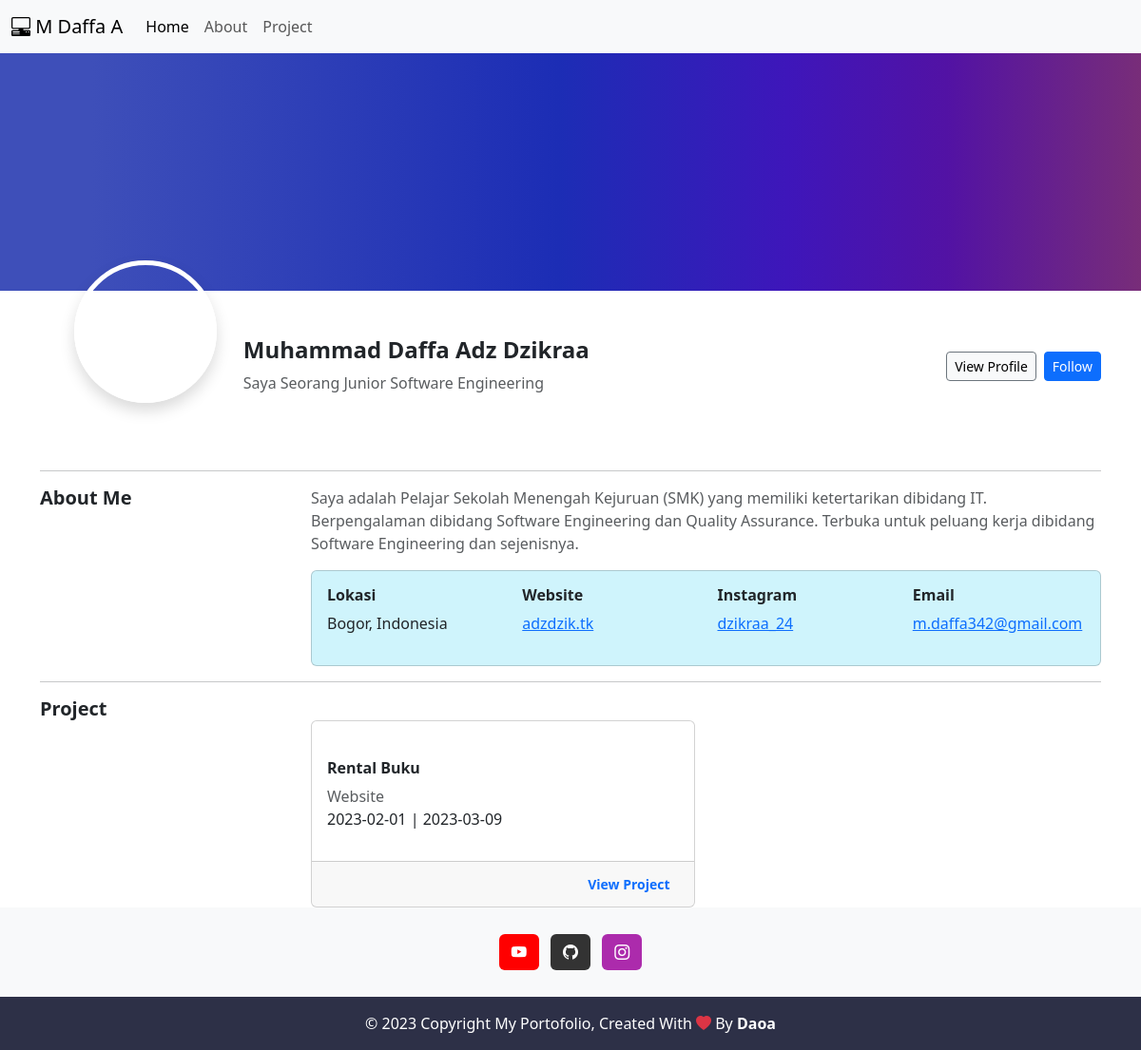
Before: / with the older database file.
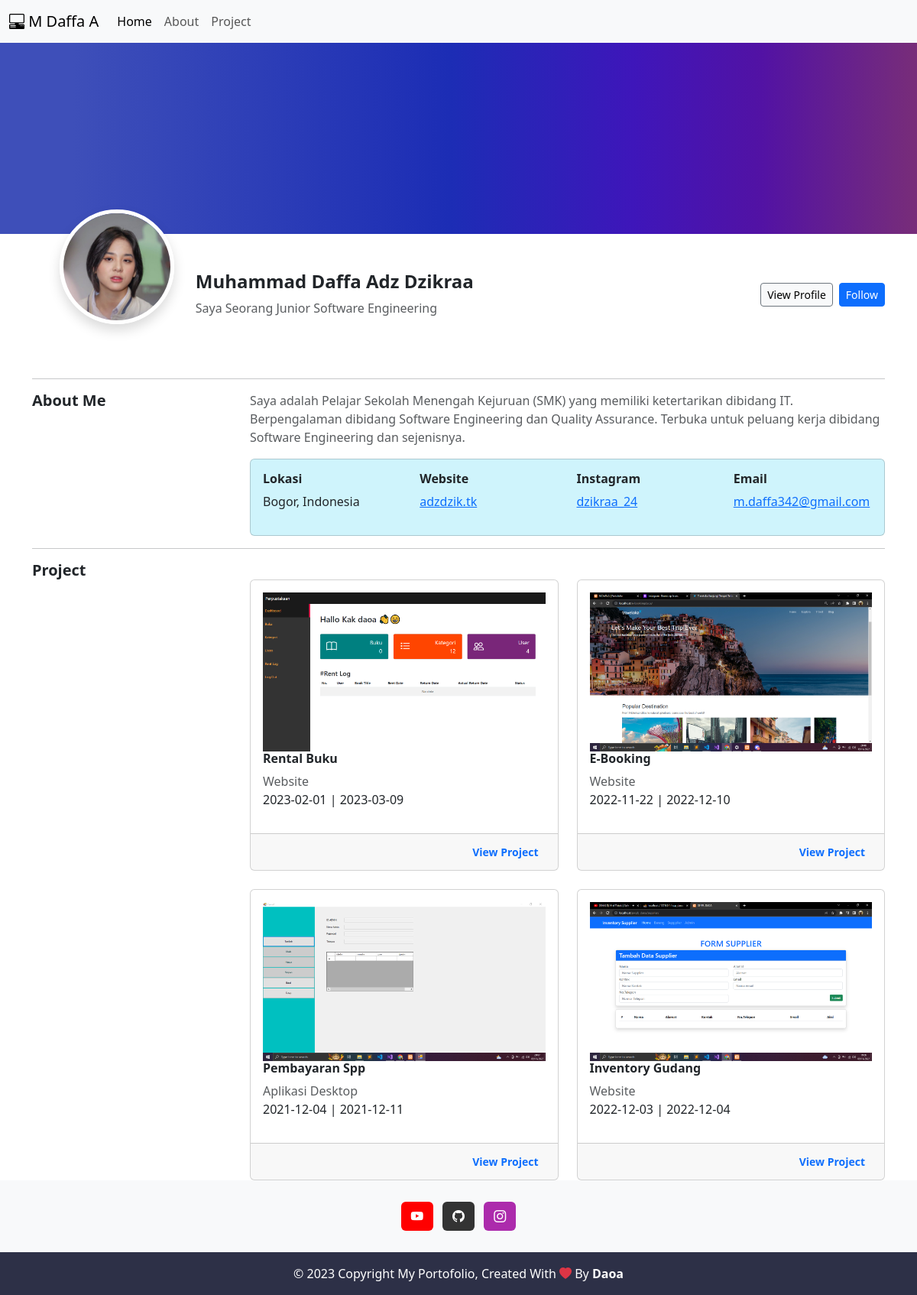
After: the same page with the newer database file.
### tables this page shows
CREATE TABLE `author_detail` (
  `author_detail_id` int(11) NOT NULL,
  `author_id` int(11) NOT NULL,
  `short_description` varchar(255) NOT NULL,
  `about` varchar(255) NOT NULL,
  `location` varchar(50) NOT NULL,
  `website_url` varchar(100) NOT NULL,
  `website_domain` varchar(100) NOT NULL,
  `instagram_url` varchar(100) NOT NULL,
  `instagram_id` varchar(100) NOT NULL,
  `email_url` varchar(100) NOT NULL,
  `email_address` varchar(100) NOT NULL
);

CREATE TABLE `author` (
  `author_id` int(11) NOT NULL,
  `name` varchar(100) NOT NULL,
  `username` varchar(20) NOT NULL,
  `password` varchar(50) NOT NULL,
  `photo` varchar(100) NOT NULL
);

CREATE TABLE `project` (
  `project_id` int(11) NOT NULL,
  `name` varchar(100) NOT NULL,
  `description` varchar(100) NOT NULL,
  `category` varchar(20) NOT NULL,
  `start_date` date NOT NULL,
  `finish_date` date NOT NULL,
  `thumbnail` varchar(255) NOT NULL
);

### index.php (the view, shortened to what this page needs)
<?php
require "db.php";
$isi = $conn->query("SELECT * FROM author JOIN author_detail ON author.author_id = author_detail.author_id WHERE author.author_id = '1'")->fetch_assoc();
$show = $conn->query("SELECT * FROM author ORDER BY author_id DESC LIMIT 1")->fetch_assoc();
$tampil = $conn->query("SELECT * FROM project");
?>
<!doctype html>
<html lang="en">
<head>
    <link href="assets/bootstrap/css/bootstrap.min.css" rel="stylesheet">
    <link rel="stylesheet" href="https://cdn.jsdelivr.net/npm/bootstrap-icons@1.10.5/font/bootstrap-icons.css">
    <link rel="stylesheet" href="style.css">
</head>
<body>
    <nav class="navbar navbar-expand-lg bg-body-tertiary">
        <div class="container-fluid">
            <a class="navbar-brand" href="#"><i class="bi bi-pc-display-horizontal"></i> M Daffa A</a>
            <div class="collapse navbar-collapse" id="navbarNav">
                <ul class="navbar-nav">
                    <li class="nav-item">
                        <a class="nav-link active" aria-current="page" href="#home">Home</a>
                    </li>
                    <li class="nav-item">
                        <a class="nav-link" href="#about-me">About</a>
                    </li>
                    <li class="nav-item">
                        <a class="nav-link" href="#project">Project</a>
                    </li>
                </ul>
            </div>
        </div>
    </nav>
    <div class="banner-gradient"></div>
    <div class="container">
        <section id="profile" class="position-relative pt-3 pt-lg-0 pb-5">
            <div class="row">
                <div class="col-md-9">
                    <div class="row gy-4">
                        <div class="col-md-3 d-flex justify-content-center">
                            <div class="profile-img rounded-circle overflow-hidden border border-5 border-white shadow" style="width: 150px; height: 150px;">
                                <img class="w-100" src="assets/<?= $show['photo'] ?>" alt="">
                            </div>
                        </div>
                        <div class="col-md-9">
                            <div class="author-detail mt-md-5 ">
                                <h4 class="name fw-bold "><?= $isi['name'] ?></h4>
                                <p class="about text-muted"><?= $isi['short_description'] ?></p>
                            </div>
                        </div>
                    </div>
                </div>
                <div class="col-md-3">
                    <div class="d-flex justify-content-md-end mt-md-5 pt-md-3">
                        <button class="btn btn-sm btn-light border-secondary me-2">View Profile</button>
                        <button class="btn btn-sm btn-primary ">
                            <a class="text-decoration-none text-white" href="https://www.instagram.com/dzikraa_24">Follow</a>
                        </button>
                    </div>
                </div>
            </div>
        </section>
        <hr>
        <section id="about-me">
            <div class="row">
                <div class="col-md-3">
                    <h5 class="fw-bold">About Me</h5>
                </div>
                <div class="col-md-9">
                    <p class="text-muted">
                        <?= $isi['about'] ?>
                    </p>
                    <div class="card bg-info-subtle">
                        <div class="card-body">
                            <div class="row">
                                <div class="col-md-3">
                                    <h6 class="fw-bold">Lokasi</h6>
                                    <p href=""><?= $isi['location'] ?></p>
                                </div>
                                <div class="col-md-3">
                                    <h6 class="fw-bold">Website</h6>
                                    <a href="<?= $isi['website_url'] ?>"><?= $isi['website_domain'] ?></a>
                                </div>
                                <div class="col-md-3">
                                    <h6 class="fw-bold">Instagram</h6>
                                    <a href="<?= $isi['instagram_url'] ?>"><?= $isi['instagram_id'] ?></a>
                                </div>
                                <div class="col-md-3">
                                    <h6 class="fw-bold">Email</h6>
                                    <a href="<?= $isi['email_url'] ?>"><?= $isi['email_address'] ?></a>
                                </div>
                            </div>
                        </div>
                    </div>
                </div>
            </div>
        </section>
        <hr>
        <section id="project">
            <div class="row">
                <div class="col-md-3">
                    <h5 class="fw-bold">Project</h5>
                </div>
                <div class="col-md-9">
                    <div class="row">
                        <?php foreach ($tampil as $show) { ?>
                            <div class="col-md-6 mt-4">
                                <div class="card">
                                    <div class="card-body">
                                        <div class="header pb-3">
                                            <img class="w-100" src="assets/<?= $show['thumbnail'] ?>" alt="">
                                            <h6 class="fw-bold"><?= $show['name'] ?></h6>
                                            <span class="text-muted"><?= $show['category'] ?></span><br>
                                            <span><?= $show['start_date'] . " | " . $show['finish_date']  ?></span>
                                        </div>
                                    </div>
                                    <div class="card-footer">
                                        <div class="text-end">
                                            <button class="btn btn-sm text-primary fw-bold">
                                                View Project
                                            </button>
                                        </div>
                                    </div>
                                </div>
                            </div>
                        <?php } ?><br>
                    </div>
                </div>
            </div>
        </section>
    </div>
    <footer class="bg-light text-center text-white">
        <div class="container p-4 pb-0">
            <section class="mb-4">
                <a class="btn text-white btn-floating m-1" style="background-color: red;" href="https://www.youtube.com/channel/UC4mViXpUaKG1jnJ6xx35aQQ" role="button"><i class="bi bi-youtube"></i></a>
                <a class="btn text-white btn-floating m-1" style="background-color: #333333;" href="https://github.com/ItzmeLYNLEN" role="button"><i class="bi bi-github"></i></a>
                <a class="btn text-white btn-floating m-1" style="background-color: #ac2bac;" href="https://www.instagram.com/dzikraa_24" role="button"><i class="bi bi-instagram"></i></a>
            </section>
        </div>
        <div class="text-center p-3" style="background-color: rgb(45,48,71);">
            © 2023 Copyright My Portofolio, Created With
            <i class="bi bi-heart-fill text-danger"></i> By <a href="https://www.instagram.com/dzikraa_24" class="fw-bold text-white text-decoration-none">Daoa</a>
        </div>
    </footer>
</body>
</html>

### style.css (style rules this page uses)
.banner-gradient { background: rgb(62,79,185); background: linear-gradient(90deg, rgba(62,79,185,1) 8%, rgba(28,45,181,1) 49%, rgba(62,22,186,1) 69%, rgba(82,18,164,1) 83%, rgba(120,45,121,1) 100%); height: 250px; }
.profile-img { margin-top: -2rem; margin-left: 2rem; }

Changed rows visible on the page:
now on this page (row edited): author: photo (picture)
changed project "Rental Buku": thumbnail: picture added
added project: thumbnail (picture), name "E-Booking", category "Website", start_date "2022-11-22", finish_date "2022-12-10"
added project: thumbnail (picture), name "Pembayaran Spp", category "Aplikasi Desktop", start_date "2021-12-04", finish_date "2021-12-11"
added project: thumbnail (picture), name "Inventory Gudang", category "Website", start_date "2022-12-03", finish_date "2022-12-04"
